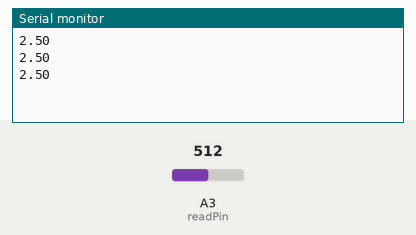
The sketch below on a simulated Arduino Uno, built with avr-gcc and run on an emulated ATmega328P. Shown: the last lines printed to the serial monitor. The test bench sets the inputs (shaded band); at power-on: A3 (readPin) = 512.

Above: at 1.3 s.
1.4 s: A3 (readPin) set to 716
At 1.9 s:
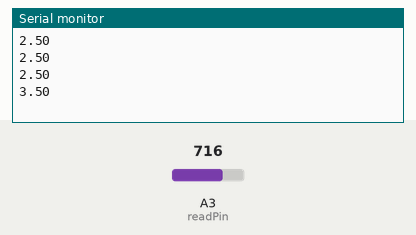
2.9 s: A3 (readPin) set to 900
At 3.4 s:
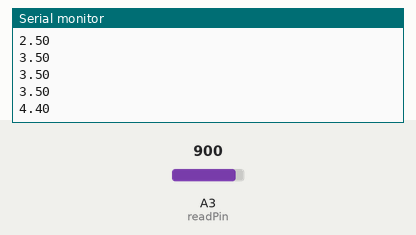
Timing chart, 0 to 5.9 s (numbered marks = the images above; inputs shaded):
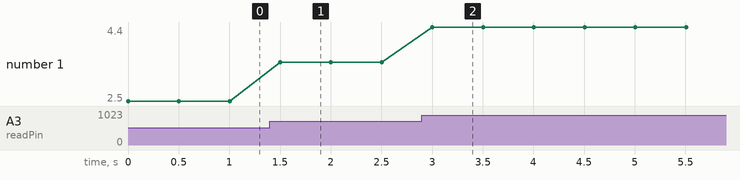

The sketch:

pontentioMeter.ino
```cpp
int readPin = A3;
double Vout = 0;
int wait = 500;
int read = 0;
void setup() {
  // put your setup code here, to run once:
  pinMode(readPin, INPUT);
  Serial.begin(9600);
}

void loop() {
  //This code prints out voltages based on how the resistance of the potentialmeter is adjusted using the knob:
  read = analogRead(readPin);
  Vout = (5./1023.) * read;
  Serial.println(Vout);
  delay(wait);
}
```

Measured:
- after the input at 1.4 s, the serial monitor: prints a new line after 0.10 s (image 1)
- after the input at 2.9 s, the serial monitor: prints a new line after 0.10 s (image 2)
- plotted number 1: 2.5 → 3.5 after the input at 1.4 s, 3.5 → 4.4 after the input at 2.9 s
